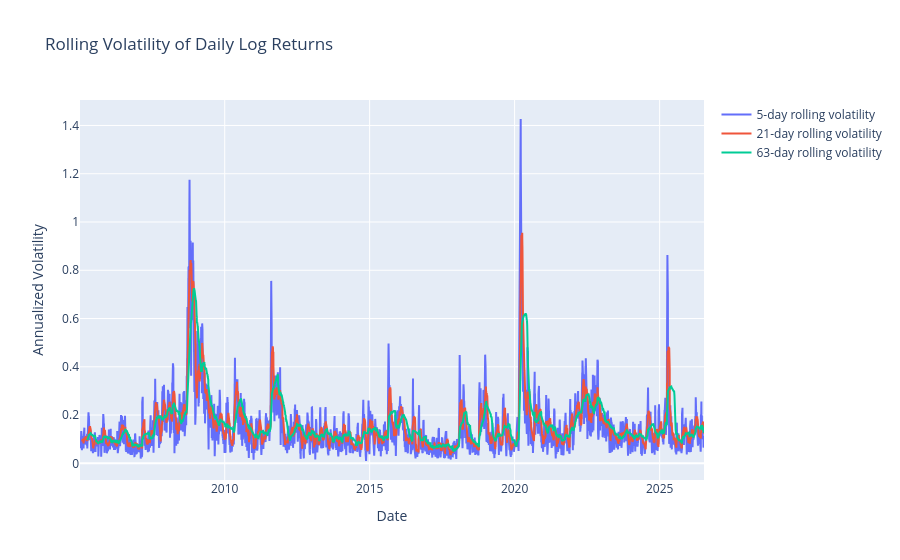

Notebook code cell kept with this figure:
### Markdown cell above
## §3 Rolling realized volatility — guide §3

**Definition — rolling volatility estimator.** $\hat{\sigma}_t = \sqrt{\dfrac{1}{w}\sum_{i=0}^{w-1} r_{t-i}^2} \times \sqrt{252}$, the annualized root-mean-square of the last $w$ squared returns (a boxcar filter on $r^2$).

- Q1. Your estimator is a boxcar filter on the r² series. What does the window length trade off?
- Q2. Where does √252 come from — and which stylized fact from §2.2 earned you the right to use it?
- Q3. Why is the mean dropped? (Look back at Checkpoint 1.)

**Task** — implement `rolling_vol` in [src/garch_lab/volatility.py](../src/garch_lab/volatility.py).

**DONE when:** `pytest tests/test_volatility.py` is green. Then plot the 21-day annualized vol over the full sample, overlay the 5-day and 63-day variants, and export `figures/fig3_rolling_vol.png` (a draft — tomorrow's version adds the GARCH overlay and takes its README slot).

Vocabulary for your write-up: call yours **"21-day rolling volatility"**, not "realized volatility" — in the literature RV means intraday sums (guide §3.2). Naming it precisely signals you know the difference.

<details><summary>Hint 1 — concept</summary>

Root of the rolling *mean* of squared returns — not a rolling standard deviation. One of the tests exists purely to catch that difference.

</details>

<details><summary>Hint 2 — API</summary>

`Series.rolling(window).mean()` on a squared series, `np.sqrt`, and the constant already defined in the module.

</details>

### Code cell
# TODO(you): green tests; 21d annualized vol plot; overlay 5d and 63d;
#            export figures/fig3_rolling_vol.png

from garch_lab.volatility import rolling_vol

vol_d = [rolling_vol(r, window=window, annualize=True) for window in [5, 21, 63]]

# We plot the three rolling volatilities on the same figure
fig = go.Figure()

for window, vol in zip([5, 21, 63], vol_d):
    fig.add_trace(
        go.Scatter(
            x=vol.index,
            y=vol,
            mode='lines',
            name=f'{window}-day rolling volatility'
        )
    )

fig.update_layout(title="Rolling Volatility of Daily Log Returns",
                   xaxis_title="Date", yaxis_title="Annualized Volatility")

fig.show()

# export figures/fig3_rolling_vol.png
fig.write_image("figures/fig3_rolling_vol.png")

### Figure 1 — Plotly figure (JSON) as saved in the notebook; plotly's stock layout.template omitted (floating-point values rounded to 4 significant figures; data arrays with more than 128 entries replaced by an {"elided": "..."} marker saying what was removed)
{"data": [{"mode": "lines", "name": "5-day rolling volatility", "type": "scatter", "x": {"elided": "5414 str values"}, "y": {"elided": "5414 float values"}}, {"mode": "lines", "name": "21-day rolling volatility", "type": "scatter", "x": {"elided": "5414 str values"}, "y": {"elided": "5414 float values"}}, {"mode": "lines", "name": "63-day rolling volatility", "type": "scatter", "x": {"elided": "5414 str values"}, "y": {"elided": "5414 float values"}}], "layout": {"title": {"text": "Rolling Volatility of Daily Log Returns"}, "xaxis": {"title": {"text": "Date"}}, "yaxis": {"title": {"text": "Annualized Volatility"}}}}
